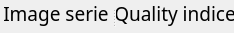
         <widget class="QSplitter" name="splitter_2">
          <property name="orientation">
           <enum>Qt::Horizontal</enum>
          </property>
          <widget class="QWidget" name="layoutWidget_2">
           <layout class="QVBoxLayout" name="verticalLayout_2">
            <item>
             <widget class="QLabel" name="label_Serie">
              <property name="minimumSize">
               <size>
                <width>112</width>
                <height>0</height>
               </size>
              </property>
              <property name="palette">
               <palette>
                <active>
                 <colorrole role="WindowText">
                  <brush brushstyle="SolidPattern">
                   <color alpha="255">
                    <red>0</red>
                    <green>0</green>
                    <blue>0</blue>
                   </color>
                  </brush>
                 </colorrole>
                 <colorrole role="Button">
                  <brush brushstyle="SolidPattern">
                   <color alpha="255">
                    <red>253</red>
                    <green>249</green>
                    <blue>248</blue>
                   </color>
                  </brush>
                 </colorrole>
                 <colorrole role="Text">
                  <brush brushstyle="SolidPattern">
                   <color alpha="255">
                    <red>0</red>
                    <green>0</green>
                    <blue>0</blue>
                   </color>
                  </brush>
                 </colorrole>
                 <colorrole role="ButtonText">
                  <brush brushstyle="SolidPattern">
                   <color alpha="255">
                    <red>0</red>
                    <green>0</green>
                    <blue>0</blue>
                   </color>
                  </brush>
                 </colorrole>
                 <colorrole role="Base">
                  <brush brushstyle="SolidPattern">
                   <color alpha="255">
                    <red>253</red>
                    <green>249</green>
                    <blue>248</blue>
                   </color>
                  </brush>
                 </colorrole>
                 <colorrole role="Window">
                  <brush brushstyle="SolidPattern">
                   <color alpha="255">
                    <red>253</red>
                    <green>249</green>
                    <blue>248</blue>
                   </color>
                  </brush>
                 </colorrole>
                </active>
                <inactive>
                 <colorrole role="WindowText">
                  <brush brushstyle="SolidPattern">
                   <color alpha="255">
                    <red>0</red>
                    <green>0</green>
                    <blue>0</blue>
                   </color>
                  </brush>
                 </colorrole>
                 <colorrole role="Button">
                  <brush brushstyle="SolidPattern">
                   <color alpha="255">
                    <red>253</red>
                    <green>249</green>
                    <blue>248</blue>
                   </color>
                  </brush>
                 </colorrole>
                 <colorrole role="Text">
                  <brush brushstyle="SolidPattern">
                   <color alpha="255">
                    <red>0</red>
                    <green>0</green>
                    <blue>0</blue>
                   </color>
                  </brush>
                 </colorrole>
                 <colorrole role="ButtonText">
                  <brush brushstyle="SolidPattern">
                   <color alpha="255">
                    <red>0</red>
                    <green>0</green>
                    <blue>0</blue>
                   </color>
                  </brush>
                 </colorrole>
                 <colorrole role="Base">
                  <brush brushstyle="SolidPattern">
                   <color alpha="255">
                    <red>253</red>
                    <green>249</green>
                    <blue>248</blue>
                   </color>
                  </brush>
                 </colorrole>
                 <colorrole role="Window">
                  <brush brushstyle="SolidPattern">
                   <color alpha="255">
                    <red>253</red>
                    <green>249</green>
                    <blue>248</blue>
                   </color>
                  </brush>
                 </colorrole>
                </inactive>
                <disabled>
                 <colorrole role="WindowText">
                  <brush brushstyle="SolidPattern">
                   <color alpha="255">
                    <red>0</red>
                    <green>0</green>
                    <blue>0</blue>
                   </color>
                  </brush>
                 </colorrole>
                 <colorrole role="Button">
                  <brush brushstyle="SolidPattern">
                   <color alpha="255">
                    <red>253</red>
                    <green>249</green>
                    <blue>248</blue>
                   </color>
                  </brush>
                 </colorrole>
                 <colorrole role="Text">
                  <brush brushstyle="SolidPattern">
                   <color alpha="255">
                    <red>0</red>
                    <green>0</green>
                    <blue>0</blue>
                   </color>
                  </brush>
                 </colorrole>
                 <colorrole role="ButtonText">
                  <brush brushstyle="SolidPattern">
                   <color alpha="255">
                    <red>0</red>
                    <green>0</green>
                    <blue>0</blue>
                   </color>
                  </brush>
                 </colorrole>
                 <colorrole role="Base">
                  <brush brushstyle="SolidPattern">
                   <color alpha="255">
                    <red>253</red>
                    <green>249</green>
                    <blue>248</blue>
                   </color>
                  </brush>
                 </colorrole>
                 <colorrole role="Window">
                  <brush brushstyle="SolidPattern">
                   <color alpha="255">
                    <red>253</red>
                    <green>249</green>
                    <blue>248</blue>
                   </color>
                  </brush>
                 </colorrole>
                </disabled>
               </palette>
              </property>
              <property name="font">
               <font>
                <family>Noto Sans Cond</family>
                <pointsize>14</pointsize>
                <weight>50</weight>
                <italic>false</italic>
                <bold>false</bold>
               </font>
              </property>
              <property name="styleSheet">
               <string notr="true"/>
              </property>
              <property name="lineWidth">
               <number>1</number>
              </property>
              <property name="midLineWidth">
               <number>0</number>
              </property>
              <property name="text">
               <string>Image serie</string>
              </property>
              <property name="scaledContents">
               <bool>false</bool>
              </property>
              <property name="alignment">
               <set>Qt::AlignCenter</set>
              </property>
             </widget>
            </item>
            <item>
             <widget class="ImageView" name="expSeries" native="true"/>
            </item>
           </layout>
          </widget>
          <widget class="QWidget" name="layoutWidget_3">
           <layout class="QVBoxLayout" name="verticalLayout_3">
            <item>
             <widget class="QLabel" name="label_Quality">
              <property name="minimumSize">
               <size>
                <width>112</width>
                <height>0</height>
               </size>
              </property>
              <property name="palette">
               <palette>
                <active>
                 <colorrole role="WindowText">
                  <brush brushstyle="SolidPattern">
                   <color alpha="255">
                    <red>0</red>
                    <green>0</green>
                    <blue>0</blue>
                   </color>
                  </brush>
                 </colorrole>
                 <colorrole role="Button">
                  <brush brushstyle="SolidPattern">
                   <color alpha="255">
                    <red>253</red>
                    <green>249</green>
                    <blue>248</blue>
                   </color>
                  </brush>
                 </colorrole>
                 <colorrole role="Text">
                  <brush brushstyle="SolidPattern">
                   <color alpha="255">
                    <red>0</red>
                    <green>0</green>
                    <blue>0</blue>
                   </color>
                  </brush>
                 </colorrole>
                 <colorrole role="ButtonText">
                  <brush brushstyle="SolidPattern">
                   <color alpha="255">
                    <red>0</red>
                    <green>0</green>
                    <blue>0</blue>
                   </color>
                  </brush>
                 </colorrole>
                 <colorrole role="Base">
                  <brush brushstyle="SolidPattern">
                   <color alpha="255">
                    <red>253</red>
                    <green>249</green>
                    <blue>248</blue>
                   </color>
                  </brush>
                 </colorrole>
                 <colorrole role="Window">
                  <brush brushstyle="SolidPattern">
                   <color alpha="255">
                    <red>253</red>
                    <green>249</green>
                    <blue>248</blue>
                   </color>
                  </brush>
                 </colorrole>
                </active>
                <inactive>
                 <colorrole role="WindowText">
                  <brush brushstyle="SolidPattern">
                   <color alpha="255">
                    <red>0</red>
                    <green>0</green>
                    <blue>0</blue>
                   </color>
                  </brush>
                 </colorrole>
                 <colorrole role="Button">
                  <brush brushstyle="SolidPattern">
                   <color alpha="255">
                    <red>253</red>
                    <green>249</green>
                    <blue>248</blue>
                   </color>
                  </brush>
                 </colorrole>
                 <colorrole role="Text">
                  <brush brushstyle="SolidPattern">
                   <color alpha="255">
                    <red>0</red>
                    <green>0</green>
                    <blue>0</blue>
                   </color>
                  </brush>
                 </colorrole>
                 <colorrole role="ButtonText">
                  <brush brushstyle="SolidPattern">
                   <color alpha="255">
                    <red>0</red>
                    <green>0</green>
                    <blue>0</blue>
                   </color>
                  </brush>
                 </colorrole>
                 <colorrole role="Base">
                  <brush brushstyle="SolidPattern">
                   <color alpha="255">
                    <red>253</red>
                    <green>249</green>
                    <blue>248</blue>
                   </color>
                  </brush>
                 </colorrole>
                 <colorrole role="Window">
                  <brush brushstyle="SolidPattern">
                   <color alpha="255">
                    <red>253</red>
                    <green>249</green>
                    <blue>248</blue>
                   </color>
                  </brush>
                 </colorrole>
                </inactive>
                <disabled>
                 <colorrole role="WindowText">
                  <brush brushstyle="SolidPattern">
                   <color alpha="255">
                    <red>0</red>
                    <green>0</green>
                    <blue>0</blue>
                   </color>
                  </brush>
                 </colorrole>
                 <colorrole role="Button">
                  <brush brushstyle="SolidPattern">
                   <color alpha="255">
                    <red>253</red>
                    <green>249</green>
                    <blue>248</blue>
                   </color>
                  </brush>
                 </colorrole>
                 <colorrole role="Text">
                  <brush brushstyle="SolidPattern">
                   <color alpha="255">
                    <red>0</red>
                    <green>0</green>
                    <blue>0</blue>
                   </color>
                  </brush>
                 </colorrole>
                 <colorrole role="ButtonText">
                  <brush brushstyle="SolidPattern">
                   <color alpha="255">
                    <red>0</red>
                    <green>0</green>
                    <blue>0</blue>
                   </color>
                  </brush>
                 </colorrole>
                 <colorrole role="Base">
                  <brush brushstyle="SolidPattern">
                   <color alpha="255">
                    <red>253</red>
                    <green>249</green>
                    <blue>248</blue>
                   </color>
                  </brush>
                 </colorrole>
                 <colorrole role="Window">
                  <brush brushstyle="SolidPattern">
                   <color alpha="255">
                    <red>253</red>
                    <green>249</green>
                    <blue>248</blue>
                   </color>
                  </brush>
                 </colorrole>
                </disabled>
               </palette>
              </property>
              <property name="font">
               <font>
                <family>Noto Sans Cond</family>
                <pointsize>14</pointsize>
                <weight>50</weight>
                <italic>false</italic>
                <bold>false</bold>
               </font>
              </property>
              <property name="styleSheet">
               <string notr="true"/>
              </property>
              <property name="lineWidth">
               <number>1</number>
              </property>
              <property name="midLineWidth">
               <number>0</number>
              </property>
              <property name="text">
               <string>Quality indice</string>
              </property>
              <property name="scaledContents">
               <bool>false</bool>
              </property>
              <property name="alignment">
               <set>Qt::AlignCenter</set>
              </property>
             </widget>
            </item>
            <item>
             <widget class="ImageView" name="QualSeries" native="true"/>
            </item>
           </layout>
          </widget>
         </widget>
